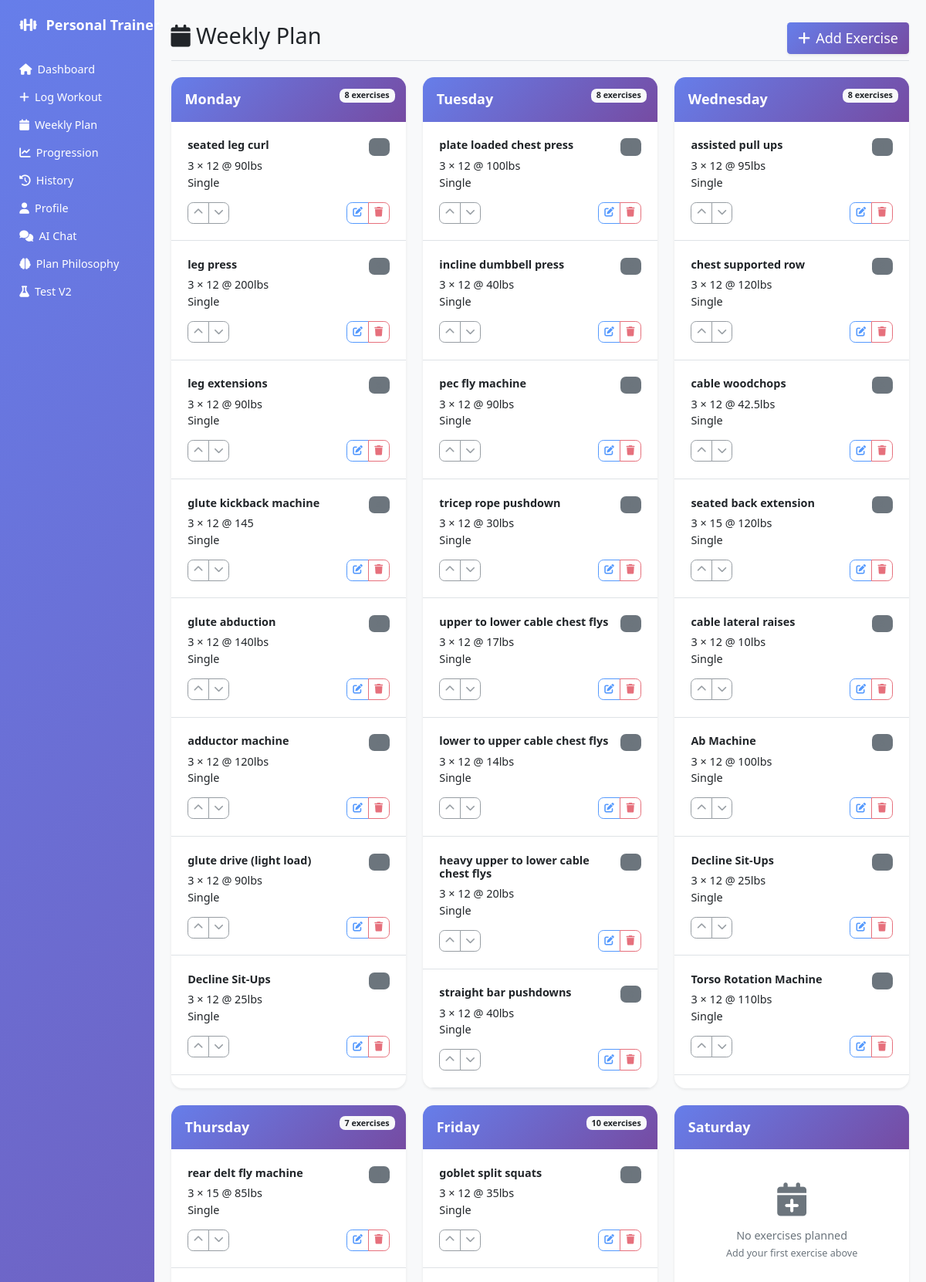
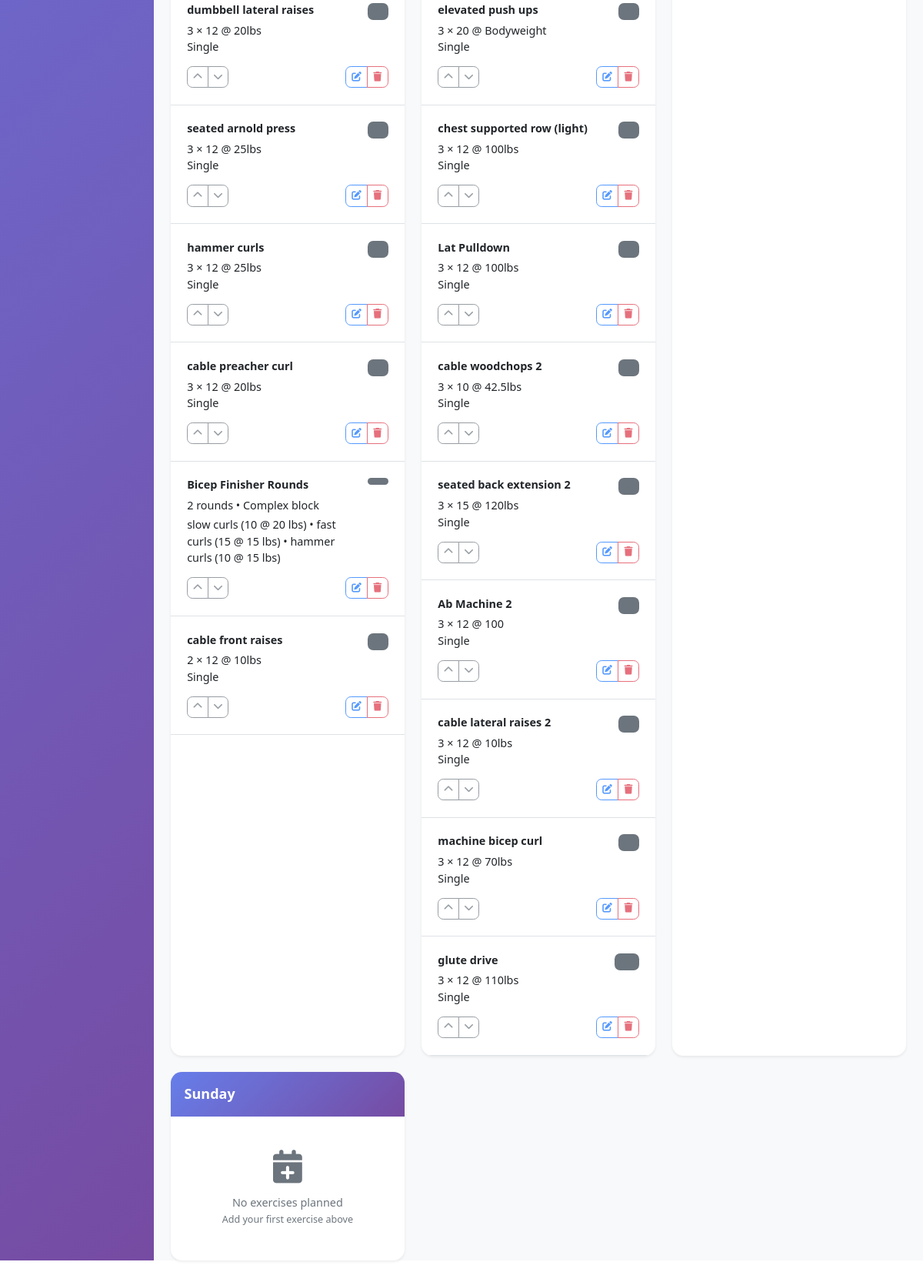
The page /weekly_plan on the database its author committed (2 pictures, top to bottom).
### tables this page shows
CREATE TABLE weekly_plan (
    id INTEGER PRIMARY KEY AUTOINCREMENT,
    day_of_week TEXT,
    exercise_name TEXT,
    target_sets INTEGER,
    target_reps TEXT,
    target_weight TEXT,
    exercise_order INTEGER,
    notes TEXT,
    created_date TEXT,
    updated_date TEXT
, order_index INTEGER DEFAULT 1, exercise_type TEXT DEFAULT "working_set", progression_rate TEXT DEFAULT "normal", created_by TEXT DEFAULT "user", newly_added BOOLEAN DEFAULT FALSE, date_added TEXT, progression_notes TEXT, block_type TEXT DEFAULT "single", meta_json TEXT DEFAULT "{}", members_json TEXT DEFAULT "[]");

### app.py (the view)
@app.route('/weekly_plan')
def weekly_plan():
    conn = get_db_connection()
    cursor = conn.cursor()
    cursor.execute("""
        SELECT
            id,
            day_of_week,
            exercise_name,
            COALESCE(target_sets, 0)      AS t_sets,
            COALESCE(target_reps, '')     AS t_reps,
            COALESCE(target_weight, '')   AS t_weight,
            COALESCE(exercise_order, 999) AS ord,
            COALESCE(block_type, 'single')  AS block_type,
            COALESCE(meta_json, '{}')       AS meta_json,
            COALESCE(members_json, '[]')    AS members_json
        FROM weekly_plan
        ORDER BY day_of_week, ord
    """)
    import json
    rows = cursor.fetchall()
    conn.close()
    plan_by_day = {}
    for row in rows:
        (row_id, day, exercise_name, t_sets, t_reps, t_weight, ord_idx,
         block_type, meta_json, members_json) = row
        if day not in plan_by_day:
            plan_by_day[day] = []
        if (block_type or '').lower() == 'circuit':
            try:
                meta = json.loads(meta_json) if meta_json else {}
            except Exception:
                meta = {}
            try:
                members = json.loads(members_json) if members_json else []
            except Exception:
                members = []
            try:
                rounds = int(meta.get('rounds', 1))
            except Exception:
                rounds = 1
            rounds = max(1, rounds)
            circuit_sets = []
            for r in range(rounds):
                for mi, m in enumerate(members):
                    circuit_sets.append({
                        'exercise': m.get('exercise', ''),
                        'block_type': 'circuit',
                        'member_idx': mi,
                        'set_idx': r,
                        'reps': m.get('reps'),
                        'weight': m.get('weight'),
                        'tempo': m.get('tempo'),
                        'status': 'planned'
                    })
            plan_by_day[day].append({
                'id': row_id,
                'block_type': 'circuit',
                'label': exercise_name,   # block title
                'order_index': ord_idx,
                'meta': meta,             # includes rounds
                'members': members,       # [{exercise, reps, weight, ...}]
                'sets': circuit_sets
            })
        else:
            plan_by_day[day].append({
                'id': row_id,
                'block_type': 'single',
                'exercise': exercise_name,
                'sets': t_sets,
                'reps': t_reps,
                'weight': t_weight,
                'order': ord_idx
            })
    return render_template('weekly_plan.html', plan_by_day=plan_by_day)

### app.py (called while the page is built)
def get_db_connection():
    conn = sqlite3.connect('workout_logs.db', timeout=60.0, check_same_thread=False)
    conn.execute('PRAGMA journal_mode=WAL')  # Enable WAL mode for better concurrency
    conn.execute('PRAGMA busy_timeout=30000')  # 30 second busy timeout
    conn.execute('PRAGMA synchronous=NORMAL')  # Better performance while still safe
    return conn

### templates/weekly_plan.html (shortened to what this page needs)
{% extends "base.html" %}
{% block content %}
<div class="d-flex justify-content-between flex-wrap flex-md-nowrap align-items-center pt-3 pb-2 mb-4 border-bottom">
    <h1 class="h2"><i class="fas fa-calendar me-2"></i>Weekly Plan</h1>
    <button class="btn btn-primary btn-lg shadow-sm" data-bs-toggle="modal" data-bs-target="#addExerciseModal">
        <i class="fas fa-plus me-2"></i>Add Exercise
    </button>
</div>
<div class="row g-4">
    {% set days = ['monday', 'tuesday', 'wednesday', 'thursday', 'friday', 'saturday', 'sunday'] %}
    {% for day in days %}
        <div class="col-md-6 col-xl-4">
            <div class="card h-100 shadow-sm border-0" style="border-radius: 16px; overflow: hidden;">
                <div class="card-header text-white position-relative" style="background: linear-gradient(135deg, #667eea 0%, #764ba2 100%); border: none; padding: 1.25rem;">
                    <h5 class="mb-0 fw-bold">{{ day.title() }}</h5>
                    {% if day in plan_by_day %}
                        <span class="badge bg-light text-dark position-absolute top-0 end-0 m-3">
                            {{ plan_by_day[day]|length }} exercises
                        </span>
                    {% endif %}
                </div>
                <div class="card-body p-0">
                    {% if day in plan_by_day %}
                        {% for exercise in plan_by_day[day] %}
                            <div class="exercise-item border-bottom p-4 position-relative" style="transition: all 0.2s ease;">
                                <div class="d-flex justify-content-between align-items-start mb-3">
                                    <div class="flex-grow-1 me-3">
                                        <h6 class="fw-bold mb-2 text-dark">
                                            {% if exercise.block_type == 'circuit' %}
                                                {{ exercise.label }}
                                            {% else %}
                                                {{ exercise.exercise }}
                                            {% endif %}
                                        </h6>
                                        <div class="exercise-info">
                            {% if exercise.block_type == 'circuit' %}
                              <div class="text-sm text-muted-foreground">
                                {{ exercise.meta.rounds or 1 }} rounds • Complex block
                              </div>
                              <div class="mt-1 text-sm">
                                {% if exercise.members and exercise.members|length > 0 %}
                                  {% for m in exercise.members %}
                                    {% set exname = m.exercise or m.name or 'Movement' %}
                                    {% if m.reps is not none and m.weight %}
                                      {{ exname }} ({{ m.reps }} @ {{ m.weight }})
                                    {% elif m.reps is not none %}
                                      {{ exname }} ({{ m.reps }} reps)
                                    {% elif m.weight %}
                                      {{ exname }} ({{ m.weight }})
                                    {% else %}
                                      {{ exname }}
                                    {% endif %}
                                    {% if not loop.last %} • {% endif %}
                                  {% endfor %}
                                {% endif %}
                              </div>
                            {% else %}
                              <div class="text-sm text-muted-foreground">
                                {{ exercise.sets }} × {{ exercise.reps }}{% if exercise.weight %} @ {{ exercise.weight }}{% endif %}
                              </div>
                              <div class="text-xs">Single</div>
                            {% endif %}
                        </div>
                                    </div>
                                    <span class="badge bg-secondary bg-opacity-20 text-secondary fw-bold" style="font-size: 0.9rem; min-width: 30px;">
                                    </span>
                                </div>
                                <div class="exercise-actions">
                                    <div class="btn-toolbar justify-content-between" role="toolbar">
                                        <div class="btn-group btn-group-sm" role="group">
                                            <button class="btn btn-outline-secondary btn-sm"
                                                    onclick="moveExercise('{{ day }}', '{{ exercise.exercise }}', 'up')"
                                                    style="border-radius: 8px 0 0 8px;">
                                                <i class="fas fa-chevron-up"></i>
                                            </button>
                                            <button class="btn btn-outline-secondary btn-sm"
                                                    onclick="moveExercise('{{ day }}', '{{ exercise.exercise }}', 'down')"
                                                    style="border-radius: 0 8px 8px 0;">
                                                <i class="fas fa-chevron-down"></i>
                                            </button>
                                        </div>
                                        <div class="btn-group btn-group-sm" role="group">
                                            <button class="btn btn-outline-primary btn-sm edit-btn"
                                                    data-id="{{ exercise.id }}"
                                                    data-day="{{ day }}"
                                                    data-exercise="{{ exercise.exercise }}"
                                                    data-sets="{{ exercise.sets }}"
                                                    data-reps="{{ exercise.reps }}"
                                                    data-weight="{{ exercise.weight }}"
                                                    data-notes="{{ exercise.notes }}"
                                                    data-progression-notes="{{ exercise.progression_notes or '' }}"
                                                    style="border-radius: 8px 0 0 8px;">
                                                <i class="fas fa-edit"></i>
                                            </button>
                                            <button class="btn btn-outline-danger btn-sm"
                                                    onclick="deleteExercise('{{ day }}', '{{ exercise.exercise }}')"
                                                    style="border-radius: 0 8px 8px 0;">
                                                <i class="fas fa-trash"></i>
                                            </button>
                                        </div>
                                    </div>
                                </div>
                            </div>
                        {% endfor %}
                    {% else %}
                        <div class="text-center py-5">
                            <i class="fas fa-calendar-plus fa-3x text-muted mb-3"></i>
                            <p class="text-muted mb-0">No exercises planned</p>
                            <small class="text-muted">Add your first exercise above</small>
                        </div>
                    {% endif %}
                </div>
            </div>
        </div>
    {% endfor %}
</div>
{% endblock %}

### templates/base.html (shortened to what this page needs)
<!DOCTYPE html>
<html lang="en">
<head>
    <link href="https://cdn.jsdelivr.net/npm/bootstrap@5.1.3/dist/css/bootstrap.min.css" rel="stylesheet">
    <link href="https://cdnjs.cloudflare.com/ajax/libs/font-awesome/6.0.0/css/all.min.css" rel="stylesheet">
</head>
<body>
    <div class="container-fluid">
        <div class="row">
            <nav class="col-md-3 col-lg-2 d-md-block sidebar collapse" id="mobileSidebar">
                <div class="position-sticky pt-3">
                    <div class="navbar-brand px-3 mb-4">
                        <i class="fas fa-dumbbell me-2"></i>
                        Personal Trainer
                    </div>
                    <ul class="nav flex-column">
                        <li class="nav-item">
                            <a class="nav-link text-white" href="{{ url_for('dashboard') }}">
                                <i class="fas fa-home me-2"></i>Dashboard
                            </a>
                        </li>
                        <li class="nav-item">
                            <a class="nav-link text-white" href="{{ url_for('log_workout') }}">
                                <i class="fas fa-plus me-2"></i>Log Workout
                            </a>
                        </li>
                        <li class="nav-item">
                            <a class="nav-link text-white" href="{{ url_for('weekly_plan') }}">
                                <i class="fas fa-calendar me-2"></i>Weekly Plan
                            </a>
                        </li>
                        <li class="nav-item">
                            <a class="nav-link text-white" href="{{ url_for('progression') }}">
                                <i class="fas fa-chart-line me-2"></i>Progression
                            </a>
                        </li>
                        <li class="nav-item">
                            <a class="nav-link text-white" href="{{ url_for('history') }}">
                                <i class="fas fa-history me-2"></i>History
                            </a>
                        </li>
                        <li class="nav-item">
                            <a class="nav-link text-white" href="{{ url_for('profile') }}">
                                <i class="fas fa-user me-2"></i>Profile
                            </a>
                        </li>
                        <li class="nav-item">
                            <a class="nav-link text-white" href="{{ url_for('chat') }}">
                                <i class="fas fa-comments me-2"></i>AI Chat
                            </a>
                        </li>
                        <li class="nav-item">
                            <a class="nav-link text-white" href="{{ url_for('analyze_plan') }}">
                                <i class="fas fa-brain me-2"></i>Plan Philosophy
                            </a>
                        </li>
                        <li class="nav-item">
                            <a class="nav-link text-white" href="{{ url_for('test_v2') }}">
                                <i class="fas fa-flask me-2"></i>Test V2
                            </a>
                        </li>
                    </ul>
                </div>
            </nav>
            <main class="col-md-9 ms-sm-auto col-lg-10 px-md-4 main-content">
                <div class="pt-3">
                    {% block content %}{% endblock %}
                </div>
            </main>
        </div>
    </div>
</body>
</html>

### templates/base.html (style rules this page uses)
body { zoom: 0.9; transform-origin: top left; }
.sidebar { min-height: 100vh; background: linear-gradient(135deg, #667eea 0%, #764ba2 100%); }
.main-content { background-color: #f8f9fa; min-height: 100vh; }
.card { border: none; border-radius: 15px; box-shadow: 0 4px 6px rgba(0, 0, 0, 0.1); }
.btn-primary { background: linear-gradient(135deg, #667eea 0%, #764ba2 100%); border: none; }
.navbar-brand { font-weight: bold; color: white !important; }

### templates/weekly_plan.html (style rules this page uses)
.exercise-actions { opacity: 0.7; transition: opacity 0.2s ease; }
.btn-group .btn { border-width: 1px; transition: all 0.2s ease; }
.card { transition: transform 0.2s ease, box-shadow 0.2s ease; }
.badge { border-radius: 8px; }

### rows shown on the page
weekly_plan: exercise "seated leg curl", sets "3", reps "12", weight "90lbs"
weekly_plan: exercise "leg press", sets "3", reps "12", weight "200lbs"
weekly_plan: exercise "leg extensions", sets "3", reps "12", weight "90lbs"
weekly_plan: exercise "glute kickback machine", sets "3", reps "12", weight "145"
weekly_plan: exercise "glute abduction", sets "3", reps "12", weight "140lbs"
weekly_plan: exercise "adductor machine", sets "3", reps "12", weight "120lbs"
weekly_plan: exercise "glute drive (light load)", sets "3", reps "12", weight "90lbs"
weekly_plan: exercise "Decline Sit-Ups", sets "3", reps "12", weight "25lbs"
weekly_plan: exercise "plate loaded chest press", sets "3", reps "12", weight "100lbs"
weekly_plan: exercise "incline dumbbell press", sets "3", reps "12", weight "40lbs"
weekly_plan: exercise "pec fly machine", sets "3", reps "12", weight "90lbs"
weekly_plan: exercise "tricep rope pushdown", sets "3", reps "12", weight "30lbs"
weekly_plan: exercise "upper to lower cable chest flys", sets "3", reps "12", weight "17lbs"
weekly_plan: exercise "lower to upper cable chest flys", sets "3", reps "12", weight "14lbs"
weekly_plan: exercise "heavy upper to lower cable chest flys", sets "3", reps "12", weight "20lbs"
weekly_plan: exercise "straight bar pushdowns", sets "3", reps "12", weight "40lbs"
weekly_plan: exercise "assisted pull ups", sets "3", reps "12", weight "95lbs"
weekly_plan: exercise "chest supported row", sets "3", reps "12", weight "120lbs"
weekly_plan: exercise "cable woodchops", sets "3", reps "12", weight "42.5lbs"
weekly_plan: exercise "seated back extension", sets "3", reps "15", weight "120lbs"
weekly_plan: exercise "cable lateral raises", sets "3", reps "12", weight "10lbs"
weekly_plan: exercise "Ab Machine", sets "3", reps "12", weight "100lbs"
weekly_plan: exercise "Decline Sit-Ups", sets "3", reps "12", weight "25lbs"
weekly_plan: exercise "Torso Rotation Machine", sets "3", reps "12", weight "110lbs"
weekly_plan: exercise "rear delt fly machine", sets "3", reps "15", weight "85lbs"
weekly_plan: exercise "dumbbell lateral raises", sets "3", reps "12", weight "20lbs"
weekly_plan: exercise "seated arnold press", sets "3", reps "12", weight "25lbs"
weekly_plan: exercise "hammer curls", sets "3", reps "12", weight "25lbs"
weekly_plan: exercise "cable preacher curl", sets "3", reps "12", weight "20lbs"
weekly_plan: label "Bicep Finisher Rounds", meta "2", members "slow curls" "fast curls" "hammer curls", reps "10" "15" "10", weight "20 lbs" "15 lbs" "15 lbs"
weekly_plan: exercise "cable front raises", sets "2", reps "12", weight "10lbs"
weekly_plan: exercise "goblet split squats", sets "3", reps "12", weight "35lbs"
weekly_plan: exercise "elevated push ups", sets "3", reps "20", weight "Bodyweight"
weekly_plan: exercise "chest supported row (light)", sets "3", reps "12", weight "100lbs"
weekly_plan: exercise "Lat Pulldown", sets "3", reps "12", weight "100lbs"
weekly_plan: exercise "cable woodchops 2", sets "3", reps "10", weight "42.5lbs"
weekly_plan: exercise "seated back extension 2", sets "3", reps "15", weight "120lbs"
weekly_plan: exercise "Ab Machine 2", sets "3", reps "12", weight "100"
weekly_plan: exercise "cable lateral raises 2", sets "3", reps "12", weight "10lbs"
weekly_plan: exercise "machine bicep curl", sets "3", reps "12", weight "70lbs"
weekly_plan: exercise "glute drive", sets "3", reps "12", weight "110lbs"

### other values the page prints
{{ day.title() }} "Monday" "Tuesday" "Wednesday" "Thursday" "Friday" "Saturday" "Sunday"
{{ plan_by_day[day]|length }} "8" "8" "8" "7" "10"
